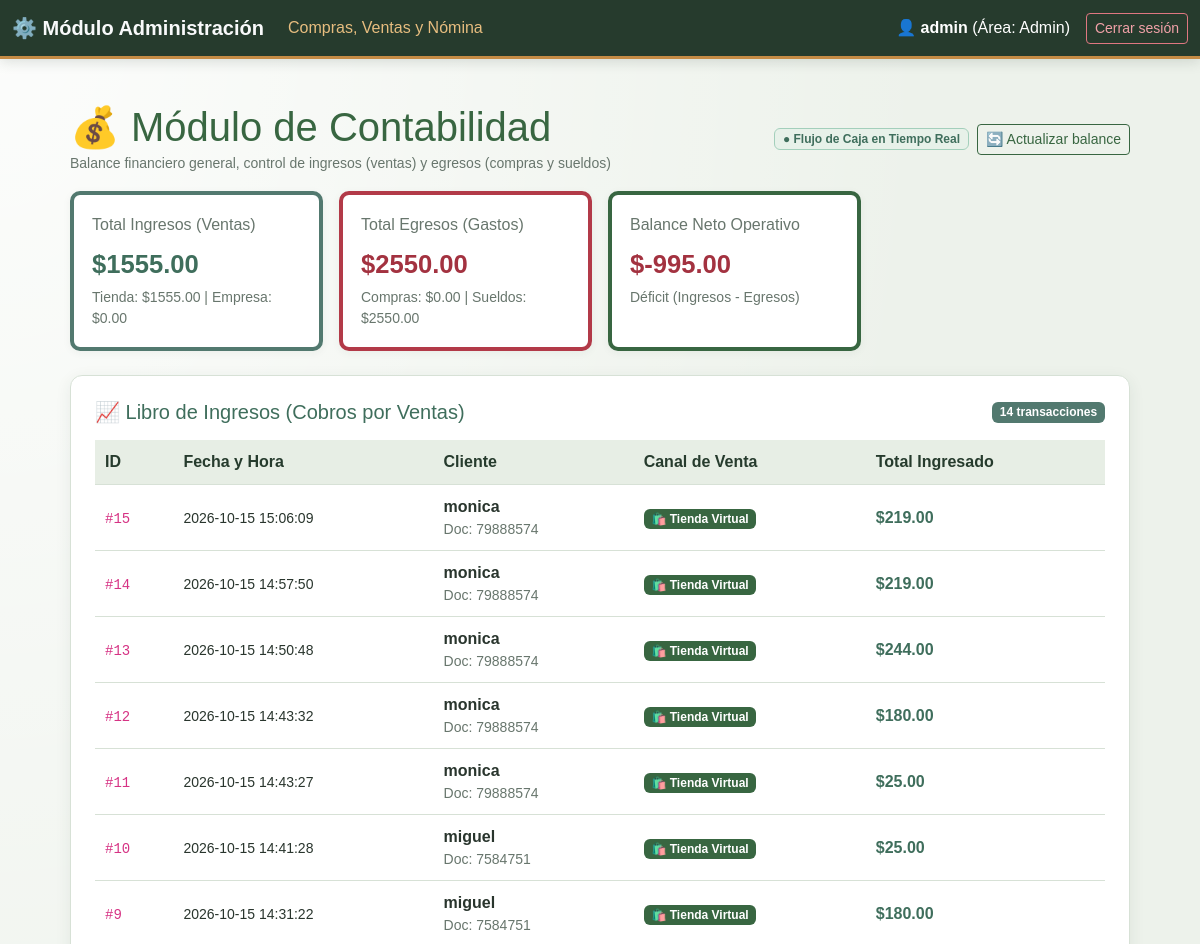
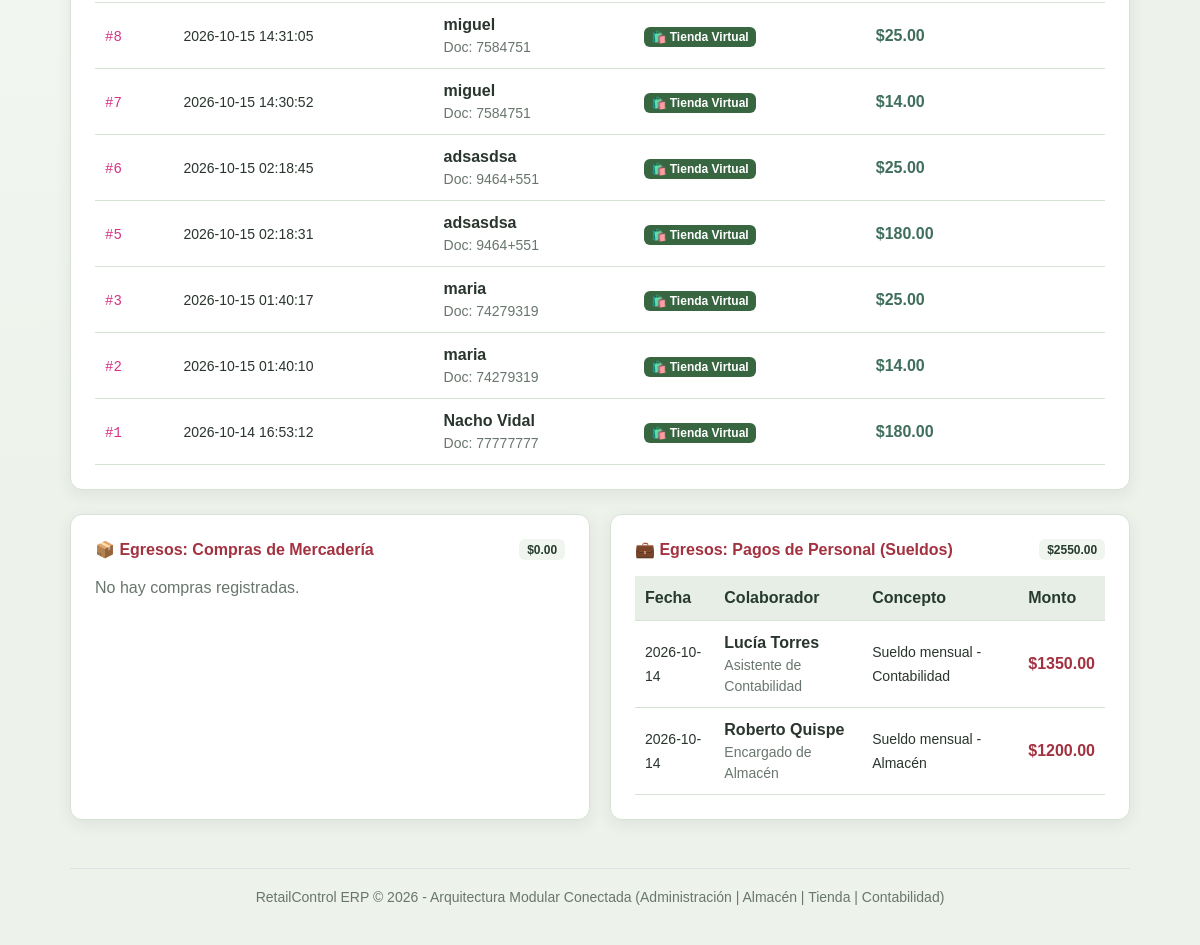
The app's page /contabilidad (signed in) with its own data (2 pictures, top to bottom).
### app/models.py (models this page shows, shortened)
class Sale(db.Model):
    __tablename__ = 'ventas'
    id = db.Column(db.Integer, primary_key=True)
    client_id = db.Column(db.Integer, db.ForeignKey('clientes.id'), nullable=False)
    user_id = db.Column(db.Integer, db.ForeignKey('usuarios.id'), nullable=True)
    total = db.Column(db.Float, nullable=False, default=0.0)
    origin = db.Column(db.String(20), default='tienda') # 'tienda' o 'administracion'
    created_at = db.Column(db.DateTime, default=lambda: datetime.now(timezone.utc))
    items = db.relationship('SaleItem', back_populates='sale')
    client = db.relationship('Client')
    user = db.relationship('User')

class Client(db.Model):
    __tablename__ = 'clientes'
    id = db.Column(db.Integer, primary_key=True)
    name = db.Column(db.String(100), nullable=False)
    surname = db.Column(db.String(100), nullable=True, default='')
    document = db.Column(db.String(20), unique=True, nullable=False)
    phone = db.Column(db.String(50))
    address = db.Column(db.String(200))
    email = db.Column(db.String(100))
    active = db.Column(db.Boolean, default=True)
    @property
    def dni(self):
        return self.document

class EmployeePayment(db.Model):
    __tablename__ = 'pagos_personal'
    id = db.Column(db.Integer, primary_key=True)
    employee_name = db.Column(db.String(100), nullable=False)
    dni = db.Column(db.String(20), nullable=True)
    position = db.Column(db.String(100), nullable=True)
    amount = db.Column(db.Float, nullable=False, default=0.0)
    concept = db.Column(db.String(200), nullable=False, default='Pago de sueldo')
    payment_date = db.Column(db.DateTime, default=lambda: datetime.now(timezone.utc))
    created_at = db.Column(db.DateTime, default=lambda: datetime.now(timezone.utc))
    user_id = db.Column(db.Integer, db.ForeignKey('usuarios.id'), nullable=True)
    user = db.relationship('User')

### app/routes.py (the view)
@bp.route('/contabilidad')
@role_required('contabilidad', 'admin')
def contabilidad():
    sales = Sale.query.order_by(Sale.created_at.desc()).all()
    purchases = Purchase.query.order_by(Purchase.created_at.desc()).all()
    payroll = EmployeePayment.query.order_by(EmployeePayment.payment_date.desc()).all()
    total_ingresos = sum(s.total for s in sales)
    tienda_ingresos = sum(s.total for s in sales if s.origin == 'tienda')
    admin_ingresos = sum(s.total for s in sales if s.origin != 'tienda')
    total_compras = sum(p.total for p in purchases)
    total_sueldos = sum(p.amount for p in payroll)
    total_egresos = total_compras + total_sueldos
    balance_neto = total_ingresos - total_egresos
    return render_template(
        'contabilidad.html',
        sales=sales,
        purchases=purchases,
        payroll=payroll,
        total_ingresos=total_ingresos,
        tienda_ingresos=tienda_ingresos,
        admin_ingresos=admin_ingresos,
        total_compras=total_compras,
        total_sueldos=total_sueldos,
        total_egresos=total_egresos,
        balance_neto=balance_neto,
    )

### app/routes.py (called while the page is built, shortened)
def role_required(*allowed_roles):
    def decorator(view):
        @wraps(view)
        def wrapped(*args, **kwargs):
            if 'role' not in session:
                flash('Por favor inicia sesión para acceder al módulo.', 'error')
                return redirect(url_for('main.login'))
            user_role = session.get('role')
            return view(*args, **kwargs)
        return wrapped
    return decorator

### app/templates/contabilidad.html (shortened to what this page needs)
{% extends 'base.html' %}
{% block content %}
<div class="d-flex justify-content-between align-items-center mb-3">
  <div>
    <h1 class="mb-0">💰 Módulo de Contabilidad</h1>
    <small class="text-muted">Balance financiero general, control de ingresos (ventas) y egresos (compras y sueldos)</small>
  </div>
  <div class="d-flex align-items-center gap-2">
    <span class="badge bg-success-subtle text-success border border-success-subtle px-2 py-1">
      ● Flujo de Caja en Tiempo Real
    </span>
    <button class="btn btn-outline-primary btn-sm" onclick="location.reload();">
      🔄 Actualizar balance
    </button>
  </div>
</div>
<div class="stats-grid mb-4">
  <div class="stat-card border-start border-success border-4">
    <span>Total Ingresos (Ventas)</span>
    <strong class="text-success">${{ '%.2f'|format(total_ingresos) }}</strong>
    <small class="text-muted d-block mt-1">
      Tienda: ${{ '%.2f'|format(tienda_ingresos) }} | Empresa: ${{ '%.2f'|format(admin_ingresos) }}
    </small>
  </div>
  <div class="stat-card border-start border-danger border-4">
    <span>Total Egresos (Gastos)</span>
    <strong class="text-danger">${{ '%.2f'|format(total_egresos) }}</strong>
    <small class="text-muted d-block mt-1">
      Compras: ${{ '%.2f'|format(total_compras) }} | Sueldos: ${{ '%.2f'|format(total_sueldos) }}
    </small>
  </div>
  <div class="stat-card border-start border-primary border-4">
    <span>Balance Neto Operativo</span>
    <strong class="{{ 'text-primary' if balance_neto >= 0 else 'text-danger' }}">
      ${{ '%.2f'|format(balance_neto) }}
    </strong>
    <small class="text-muted d-block mt-1">
      {{ 'Superávit / Utilidad' if balance_neto >= 0 else 'Déficit' }} (Ingresos - Egresos)
    </small>
  </div>
</div>
<section class="panel mb-4">
  <div class="d-flex justify-content-between align-items-center mb-3">
    <h2 class="h5 mb-0 text-success">📈 Libro de Ingresos (Cobros por Ventas)</h2>
    <span class="badge bg-success">{{ sales|length }} transacciones</span>
  </div>
  {% if sales %}
    <table>
      <thead>
        <tr>
          <th>ID</th>
          <th>Fecha y Hora</th>
          <th>Cliente</th>
          <th>Canal de Venta</th>
          <th>Total Ingresado</th>
        </tr>
      </thead>
      <tbody>
        {% for sale in sales %}
          <tr>
            <td><code>#{{ sale.id }}</code></td>
            <td><small>{{ sale.created_at.strftime('%Y-%m-%d %H:%M:%S') }}</small></td>
            <td>
              <strong>{{ sale.client.name }}</strong>
              <small class="text-muted d-block">Doc: {{ sale.client.document }}</small>
            </td>
            <td>
              {% if sale.origin == 'tienda' %}
                <span class="badge bg-primary">🛍️ Tienda Virtual</span>
              {% else %}
                <span class="badge bg-secondary">🏢 Venta Corporativa</span>
              {% endif %}
            </td>
            <td class="fw-bold text-success fs-6">${{ '%.2f'|format(sale.total) }}</td>
          </tr>
        {% endfor %}
      </tbody>
    </table>
  {% else %}
    <p class="text-muted my-3">No hay ingresos registrados en el sistema.</p>
  {% endif %}
</section>
<div class="two-columns mb-4">
  <section class="panel">
    <div class="d-flex justify-content-between align-items-center mb-3">
      <h2 class="h6 fw-bold mb-0 text-danger">📦 Egresos: Compras de Mercadería</h2>
      <span class="badge bg-light text-dark">${{ '%.2f'|format(total_compras) }}</span>
    </div>
    {% if purchases %}
      <table>
        <thead>
          <tr>
            <th>Fecha</th>
            <th>Proveedor</th>
            <th>Monto</th>
          </tr>
        </thead>
        <tbody>
          {% for p in purchases %}
            <tr>
              <td><small>{{ p.created_at.strftime('%Y-%m-%d') }}</small></td>
              <td>{{ p.supplier.name }}</td>
              <td class="fw-bold text-danger">${{ '%.2f'|format(p.total) }}</td>
            </tr>
          {% endfor %}
        </tbody>
      </table>
    {% else %}
      <p class="text-muted my-3">No hay compras registradas.</p>
    {% endif %}
  </section>
  <section class="panel">
    <div class="d-flex justify-content-between align-items-center mb-3">
      <h2 class="h6 fw-bold mb-0 text-danger">💼 Egresos: Pagos de Personal (Sueldos)</h2>
      <span class="badge bg-light text-dark">${{ '%.2f'|format(total_sueldos) }}</span>
    </div>
    {% if payroll %}
      <table>
        <thead>
          <tr>
            <th>Fecha</th>
            <th>Colaborador</th>
            <th>Concepto</th>
            <th>Monto</th>
          </tr>
        </thead>
        <tbody>
          {% for pay in payroll %}
            <tr>
              <td><small>{{ pay.payment_date.strftime('%Y-%m-%d') }}</small></td>
              <td>
                <strong>{{ pay.employee_name }}</strong>
                <small class="d-block text-muted">{{ pay.position or 'Personal' }}</small>
              </td>
              <td><small>{{ pay.concept }}</small></td>
              <td class="fw-bold text-danger">${{ '%.2f'|format(pay.amount) }}</td>
            </tr>
          {% endfor %}
        </tbody>
      </table>
    {% else %}
      <p class="text-muted my-3">No hay pagos de personal registrados.</p>
    {% endif %}
  </section>
</div>
{% endblock %}

### app/static/style.css (style rules this page uses)
:root { --brand-primary: #386641; --brand-primary-hover: #2f5737; --brand-deep: #263b2d; --brand-accent: #c58b45; --surface: #ffffff; --surface-muted: #f1f5ef; --page-bg: #edf2eb; --text-main: #29352d; --text-muted: #68766d; --border-color: #d7e1d6; --bs-primary: var(--brand-primary); --bs-primary-rgb: 56, 102, 65; --bs-secondary: #68766d; --bs-secondary-rgb: 104, 118, 109; --bs-success: #52796f; --bs-success-rgb: 82, 121, 111; --bs-info: #457b9d; --bs-info-rgb: 69, 123, 157; --bs-warning: #c58b45; --bs-warning-rgb: 197, 139, 69; --bs-danger: #b23a48; --bs-danger-rgb: 178, 58, 72; --bs-dark: var(--brand-deep); --bs-dark-rgb: 38, 59, 45; --bs-body-bg: var(--page-bg); --bs-body-color: var(--text-main); --bs-link-color: var(--brand-primary); --bs-link-hover-color: var(--brand-primary-hover); }
body { min-height: 100vh; font-family: Arial, sans-serif; color: var(--text-main); background: radial-gradient(ellipse at top left, rgba(255, 255, 255, 0.85), transparent 55%), var(--page-bg); background-attachment: fixed; margin: 0; }
.auth-box, .panel { background: var(--surface); border: 1px solid var(--border-color); border-radius: 12px; padding: 24px; box-shadow: 0 4px 16px rgba(38, 59, 45, 0.08); }
input, select, textarea, button { border-radius: 8px; font-size: 1rem; }
button, .btn-primary { color: #fff; background-color: var(--brand-primary); border-color: var(--brand-primary); cursor: pointer; font-weight: 600; }
.btn-outline-primary { color: var(--brand-primary); border-color: var(--brand-primary); }
h1, h2 { color: var(--brand-primary); }
.two-columns { display: grid; grid-template-columns: 1fr 1fr; gap: 20px; }
.stats-grid { display: grid; grid-template-columns: repeat(4, minmax(0, 1fr)); gap: 16px; margin-bottom: 20px; }
.stat-card { background: var(--surface); border: 1px solid var(--border-color); border-top: 3px solid var(--brand-primary); border-radius: 10px; padding: 18px; box-shadow: 0 2px 8px rgba(38, 59, 45, 0.05); }
.stat-card span { display: block; color: var(--text-muted); margin-bottom: 8px; }
.stat-card strong { font-size: 1.6rem; color: var(--brand-primary); }
table { width: 100%; border-collapse: collapse; margin-top: 10px; background: var(--surface); }
th, td { text-align: left; padding: 10px; border-bottom: 1px solid var(--border-color); }
th { background-color: #e7eee5; color: var(--brand-deep); }
.bg-primary { background-color: var(--brand-primary) !important; }
.bg-light { background-color: var(--surface-muted) !important; }
.text-success { color: #3f6e5c !important; }
.text-danger { color: #a33240 !important; }
.text-dark { color: var(--brand-deep) !important; }
.text-secondary, .text-muted { color: var(--text-muted) !important; }
.bg-success-subtle { background-color: #e7f1e9 !important; }

### records on screen
Sale: id "15", created_at "2026-10-15 15:06:09", client.name "monica", client.document "79888574", origin "🛍️ Tienda Virtual", total "219.00"
Sale: id "14", created_at "2026-10-15 14:57:50", client.name "monica", client.document "79888574", origin "🛍️ Tienda Virtual", total "219.00"
Sale: id "13", created_at "2026-10-15 14:50:48", client.name "monica", client.document "79888574", origin "🛍️ Tienda Virtual", total "244.00"
Sale: id "12", created_at "2026-10-15 14:43:32", client.name "monica", client.document "79888574", origin "🛍️ Tienda Virtual", total "180.00"
Sale: id "11", created_at "2026-10-15 14:43:27", client.name "monica", client.document "79888574", origin "🛍️ Tienda Virtual", total "25.00"
Sale: id "10", created_at "2026-10-15 14:41:28", client.name "miguel", client.document "7584751", origin "🛍️ Tienda Virtual", total "25.00"
Sale: id "9", created_at "2026-10-15 14:31:22", client.name "miguel", client.document "7584751", origin "🛍️ Tienda Virtual", total "180.00"
Sale: id "8", created_at "2026-10-15 14:31:05", client.name "miguel", client.document "7584751", origin "🛍️ Tienda Virtual", total "25.00"
Sale: id "7", created_at "2026-10-15 14:30:52", client.name "miguel", client.document "7584751", origin "🛍️ Tienda Virtual", total "14.00"
Sale: id "6", created_at "2026-10-15 02:18:45", client.name "adsasdsa", client.document "9464+551", origin "🛍️ Tienda Virtual", total "25.00"
Sale: id "5", created_at "2026-10-15 02:18:31", client.name "adsasdsa", client.document "9464+551", origin "🛍️ Tienda Virtual", total "180.00"
Sale: id "3", created_at "2026-10-15 01:40:17", client.name "maria", client.document "74279319", origin "🛍️ Tienda Virtual", total "25.00"
Sale: id "2", created_at "2026-10-15 01:40:10", client.name "maria", client.document "74279319", origin "🛍️ Tienda Virtual", total "14.00"
Sale: id "1", created_at "2026-10-14 16:53:12", client.name "Nacho Vidal", client.document "77777777", origin "🛍️ Tienda Virtual", total "180.00"
EmployeePayment: payment_date "2026-10-14", employee_name "Lucía Torres", position "Asistente de Contabilidad", concept "Sueldo mensual - Contabilidad", amount "1350.00"
EmployeePayment: payment_date "2026-10-14", employee_name "Roberto Quispe", position "Encargado de Almacén", concept "Sueldo mensual - Almacén", amount "1200.00"

### other values on screen
{{ session.get('username') }} "admin"
{{ session.get('role')|capitalize }} "Admin"
{{ '%.2f'|format(total_ingresos) }} "1555.00"
{{ '%.2f'|format(tienda_ingresos) }} "1555.00"
{{ '%.2f'|format(admin_ingresos) }} "0.00"
{{ '%.2f'|format(total_egresos) }} "2550.00"
{{ '%.2f'|format(total_compras) }} "0.00"
{{ '%.2f'|format(total_sueldos) }} "2550.00"
{{ '%.2f'|format(balance_neto) }} "-995.00"
{{ 'Superávit / Utilidad' if balance_neto >= 0 else 'Déficit' }} "Déficit"
{{ sales|length }} "14"
